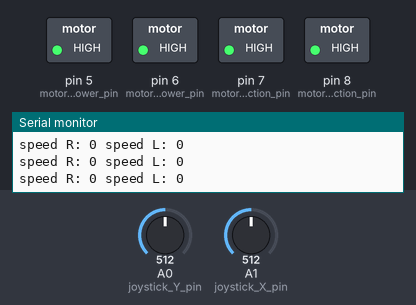
The sketch below on a simulated Arduino Uno, built with avr-gcc and run on an emulated ATmega328P. Shown: switched loads named in the sketch (green lamp = pin HIGH), the last lines printed to the serial monitor. The inputs (shaded band) are chosen by the test bench; at power-on: A1 (joystick_X_pin) = 512, A0 (joystick_Y_pin) = 512.

Above: at 1.2 s.
1.3 s: A1 (joystick_X_pin) set to 533
At 1.9 s:
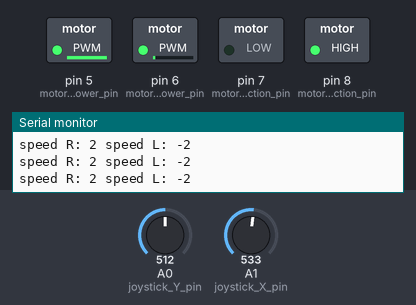
2.9 s: A0 (joystick_Y_pin) set to 533
At 4.0 s:
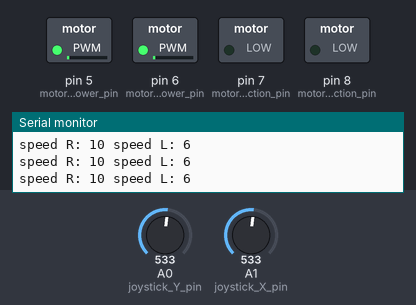
4.5 s: A0 (joystick_Y_pin) set to 716
At 5.3 s:
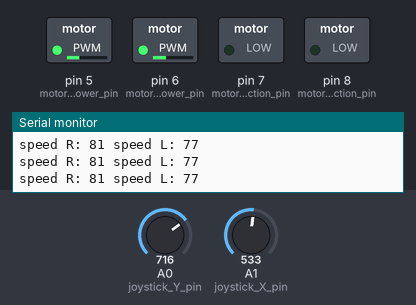
6.1 s: A1 (joystick_X_pin) set to 716
At 7.0 s:
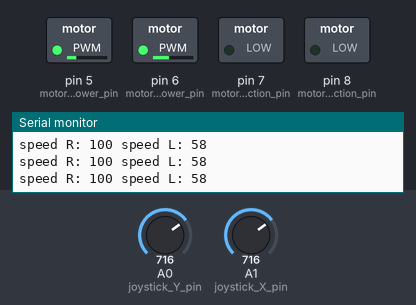
7.7 s: A0 (joystick_Y_pin) set to 306
At 9.0 s:
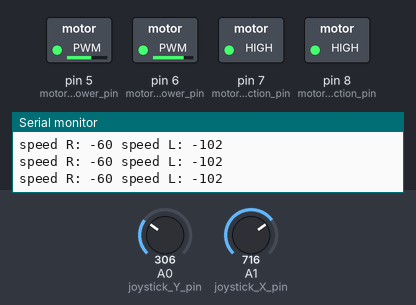
9.3 s: A1 (joystick_X_pin) set to 511
At 10.3 s:
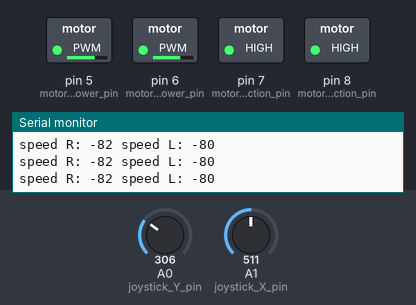
Timing chart, 0 to 11.9 s (numbered marks = the images above; inputs shaded):
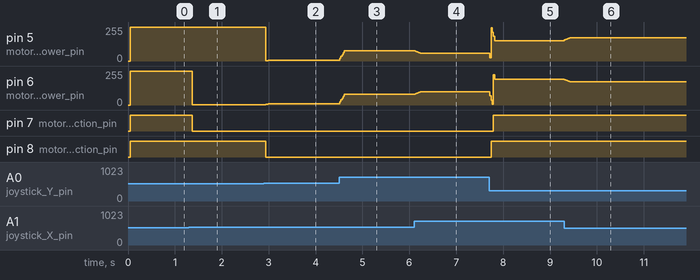

The sketch:

DCmotor_2PWM.ino
```cpp
#include <SPI.h>
#include <CircularBuffer.h>

/* BUFFER DEFINITIONS */
const int bufferSize = 5;
CircularBuffer <float, bufferSize> circularBufferX;
CircularBuffer <float, bufferSize> circularBufferY;

/* PINS */
const uint8_t motorR_power_pin = 6;
const uint8_t motorR_direction_pin = 7;
const uint8_t motorL_power_pin = 5;
const uint8_t motorL_direction_pin = 8;
const uint8_t joystick_Y_pin = A0;
const uint8_t joystick_X_pin = A1;

/* CONSTANTS */
const uint8_t constrainValue = 20;

/* VARIABLES */
int speed_R = 0;
int speed_L = 0;
int joystick_input_Y = 0;
int joystick_input_X = 0;


void setup() {
  Serial.begin(9600);
  pinMode(motorR_power_pin, OUTPUT);
  pinMode(motorR_direction_pin, OUTPUT);
  pinMode(motorL_power_pin, OUTPUT);
  pinMode(motorL_direction_pin, OUTPUT);

  //clear the buffer
  for (int i = 0; i < bufferSize; i++) {
    circularBufferX.push(0);
    circularBufferY.push(0);
  }

  Serial.println("done");
  delay(50);
}

void loop() {
  //read joystick and map its value
  int Y = analogRead(joystick_Y_pin);
  int X = analogRead(joystick_X_pin);
  joystick_input_Y = map(Y, 0, 1023, -200, 200);
  joystick_input_X = map(X, 0, 1023, -55, 55);

  //take the average joystick input to prevent abrupt changes
  circularBufferY.push(joystick_input_Y);
  circularBufferX.push(joystick_input_X);
  float avg_joystick_input_Y = 0;
  float avg_joystick_input_X = 0;
  for (int i = 0; i < bufferSize; i++) {
    avg_joystick_input_Y += circularBufferY[i];
    avg_joystick_input_X += circularBufferX[i];
  }
  avg_joystick_input_Y = avg_joystick_input_Y / bufferSize;
  avg_joystick_input_X = avg_joystick_input_X / bufferSize;

  //bepaal gewenste snelheid per wiel
  speed_R = avg_joystick_input_Y + avg_joystick_input_X;
  speed_L = avg_joystick_input_Y - avg_joystick_input_X;

  //bepaal richting en map de benodigde output power adhv de gewenste snelheid
  int output_power_R     = 0,
      output_direction_R = 0,
      output_power_L     = 0,
      output_direction_L = 0;

  if (speed_R > 0) {
    output_power_R = speed_R;
    output_direction_R = LOW;
  } else {
    output_power_R = 255 + speed_R;
    output_direction_R = HIGH;
  }

  if (speed_L > 0) {
    output_power_L = speed_L;
    output_direction_L = LOW;
  } else {
    output_power_L = 255 + speed_L;
    output_direction_L = HIGH;
  }

  //power the motor pins
  analogWrite(    motorR_power_pin,     output_power_R);
  digitalWrite(   motorR_direction_pin, output_direction_R);
  analogWrite(    motorL_power_pin,     output_power_L);
  digitalWrite(   motorL_direction_pin, output_direction_L);

  //debug
  //  Serial.print("avg joystick input Y: ");       Serial.println(avg_joystick_input_Y);
  //  Serial.print("current joystick input Y: ");   Serial.println(joystick_input_Y);
  //  Serial.print("speed R: ");                    Serial.println(speed_R);
  //  Serial.print("speed L: ");                    Serial.println(speed_L);
  //  Serial.print("avg joystick input X: ");       Serial.println(avg_joystick_input_X);
  //  Serial.print("current joystick input X: ");   Serial.println(joystick_input_X);
  //  Serial.print("output forward R: ");           Serial.println(output_power_R);
  //  Serial.print("output backward R: ");          Serial.println(output_direction_R);
  //  Serial.print("output forward L: ");           Serial.println(output_power_L);
  //  Serial.print("output backward L: ");          Serial.println(output_direction_L);
  Serial.print("speed R: ");                    Serial.print(speed_R);
  Serial.print(" speed L: ");                    Serial.println(speed_L);
}
```

Measured:
- the behaviour switches between 520 and 521 on A1 (joystick_X_pin) (found by bisection; images 0 and 1)
- the behaviour switches between 519 and 520 on A0 (joystick_Y_pin) (found by bisection; images 1 and 2)
- after the input at 1.3 s, pin 5 (motorL_power_pin): 255/255 → 253/255 after 0.07 s; pin 6 (motorR_power_pin): 255/255 → 2/255 after 0.07 s; pin 7 (motorR_direction_pin): HIGH → LOW after 0.07 s
- after the input at 2.9 s, pin 5 (motorL_power_pin): 253/255 → 6/255 at once; pin 6 (motorR_power_pin): 2/255 → 10/255 at once; pin 8 (motorL_direction_pin): HIGH → LOW at once
- after the input at 4.5 s, pin 5 (motorL_power_pin): 6/255 → 77/255 at once; pin 6 (motorR_power_pin): 10/255 → 81/255 at once
- after the input at 6.1 s, pin 5 (motorL_power_pin): 77/255 → 58/255 at once; pin 6 (motorR_power_pin): 81/255 → 100/255 at once
- after the input at 7.7 s, pin 5 (motorL_power_pin): 58/255 → 153/255 at once; pin 6 (motorR_power_pin): 100/255 → 195/255 at once; pin 7 (motorR_direction_pin): LOW → HIGH after 0.09 s; pin 8 (motorL_direction_pin): LOW → HIGH at once
- after the input at 9.3 s, pin 5 (motorL_power_pin): 153/255 → 175/255 at once; pin 6 (motorR_power_pin): 195/255 → 173/255 at once
